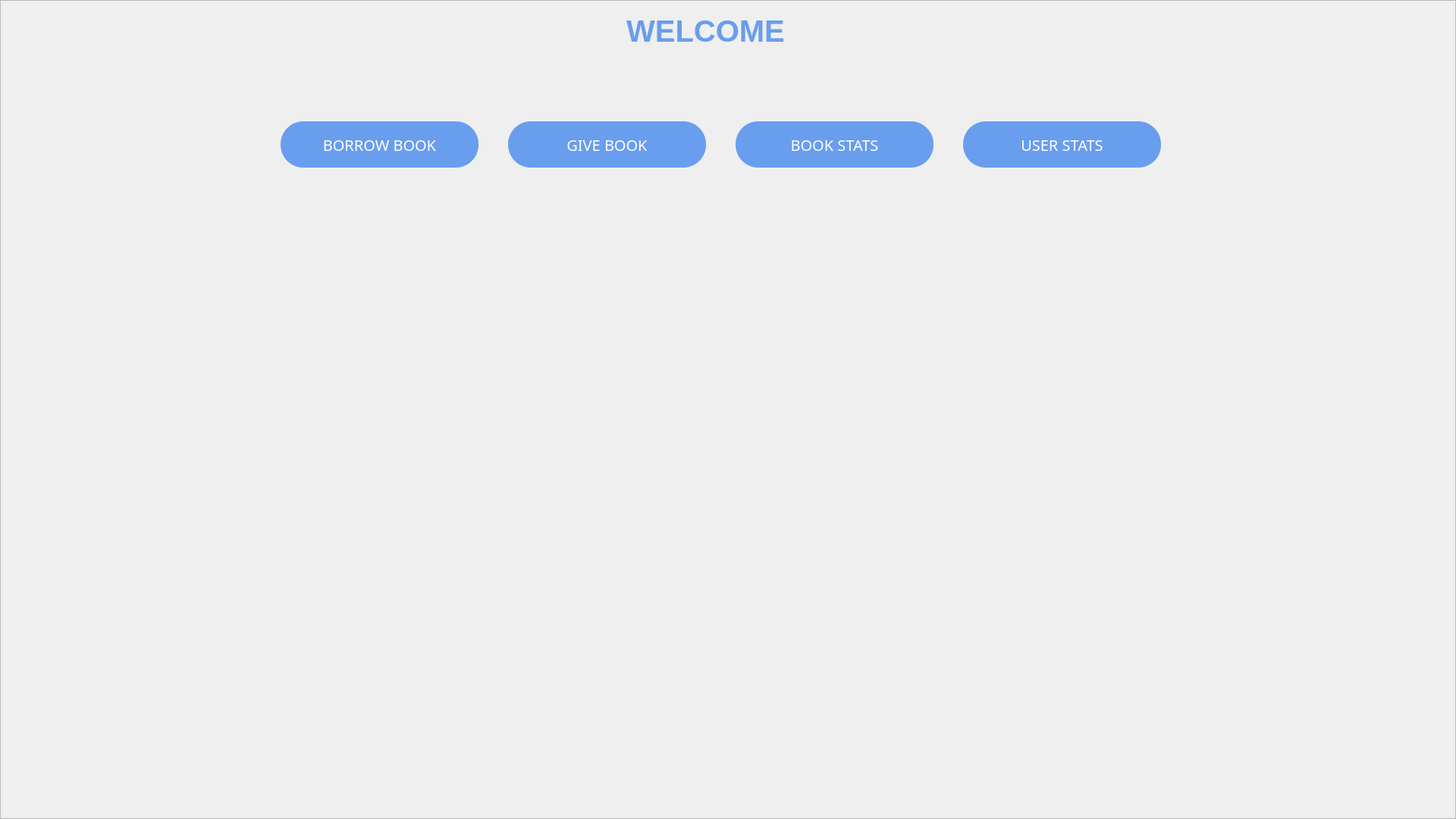
<?xml version="1.0" encoding="UTF-8"?>
<ui version="4.0">
 <class>Home</class>
 <widget class="QMainWindow" name="Home">
  <property name="geometry">
   <rect>
    <x>0</x>
    <y>0</y>
    <width>1920</width>
    <height>1080</height>
   </rect>
  </property>
  <property name="maximumSize">
   <size>
    <width>1920</width>
    <height>1080</height>
   </size>
  </property>
  <property name="windowTitle">
   <string/>
  </property>
  <widget class="QWidget" name="centralwidget">
   <property name="maximumSize">
    <size>
     <width>1920</width>
     <height>1080</height>
    </size>
   </property>
   <widget class="QFrame" name="frame">
    <property name="geometry">
     <rect>
      <x>0</x>
      <y>0</y>
      <width>1920</width>
      <height>1080</height>
     </rect>
    </property>
    <property name="maximumSize">
     <size>
      <width>1920</width>
      <height>1080</height>
     </size>
    </property>
    <property name="styleSheet">
     <string notr="true">background-image: url(:/bg_images/bg_main.png);
background-repeat: no-repeat; 
background-position: center;</string>
    </property>
    <property name="frameShape">
     <enum>QFrame::StyledPanel</enum>
    </property>
    <property name="frameShadow">
     <enum>QFrame::Raised</enum>
    </property>
    <widget class="QLabel" name="welcome_label">
     <property name="geometry">
      <rect>
       <x>560</x>
       <y>10</y>
       <width>741</width>
       <height>61</height>
      </rect>
     </property>
     <property name="font">
      <font>
       <family>MS Shell Dlg 2</family>
       <pointsize>30</pointsize>
       <weight>75</weight>
       <italic>false</italic>
       <bold>true</bold>
      </font>
     </property>
     <property name="styleSheet">
      <string notr="true">QLabel{
color: rgb(105, 157, 238);
background: rgba( 4, 7, 15, 0 );
}
</string>
     </property>
     <property name="text">
      <string>WELCOME</string>
     </property>
     <property name="alignment">
      <set>Qt::AlignCenter</set>
     </property>
     <property name="wordWrap">
      <bool>true</bool>
     </property>
    </widget>
    <widget class="QPushButton" name="borrow_book_button">
     <property name="geometry">
      <rect>
       <x>370</x>
       <y>160</y>
       <width>261</width>
       <height>61</height>
      </rect>
     </property>
     <property name="font">
      <font>
       <family>Segoe UI Semibold</family>
       <pointsize>15</pointsize>
       <weight>7</weight>
       <italic>false</italic>
       <bold>false</bold>
      </font>
     </property>
     <property name="styleSheet">
      <string notr="true">QPushButton{
 	border-radius:30px;
	color: rgb(255, 255, 255);
	font: 63 15pt &quot;Segoe UI Semibold&quot;;
	background: rgb(105, 157, 238);

}

QPushButton::hover:!pressed
{
background: rgb(105, 157, 238);
border : 2px solid black;
}</string>
     </property>
     <property name="text">
      <string>BORROW BOOK</string>
     </property>
    </widget>
    <widget class="QPushButton" name="book_stats_button">
     <property name="geometry">
      <rect>
       <x>970</x>
       <y>160</y>
       <width>261</width>
       <height>61</height>
      </rect>
     </property>
     <property name="font">
      <font>
       <family>Segoe UI Semibold</family>
       <pointsize>15</pointsize>
       <weight>7</weight>
       <italic>false</italic>
       <bold>false</bold>
      </font>
     </property>
     <property name="styleSheet">
      <string notr="true">QPushButton{
 	border-radius:30px;
	color: rgb(255, 255, 255);
	font: 63 15pt &quot;Segoe UI Semibold&quot;;
	background: rgb(105, 157, 238);

}

QPushButton::hover:!pressed
{
background: rgb(105, 157, 238);
border : 2px solid black;
}</string>
     </property>
     <property name="text">
      <string>BOOK STATS</string>
     </property>
    </widget>
    <widget class="QPushButton" name="give_book_button">
     <property name="geometry">
      <rect>
       <x>670</x>
       <y>160</y>
       <width>261</width>
       <height>61</height>
      </rect>
     </property>
     <property name="font">
      <font>
       <family>Segoe UI Semibold</family>
       <pointsize>15</pointsize>
       <weight>7</weight>
       <italic>false</italic>
       <bold>false</bold>
      </font>
     </property>
     <property name="styleSheet">
      <string notr="true">QPushButton{
 	border-radius:30px;
	color: rgb(255, 255, 255);
	font: 63 15pt &quot;Segoe UI Semibold&quot;;
	background: rgb(105, 157, 238);

}

QPushButton::hover:!pressed
{
background: rgb(105, 157, 238);
border : 2px solid black;
}</string>
     </property>
     <property name="text">
      <string>GIVE BOOK</string>
     </property>
    </widget>
    <widget class="QPushButton" name="user_stats_button">
     <property name="geometry">
      <rect>
       <x>1270</x>
       <y>160</y>
       <width>261</width>
       <height>61</height>
      </rect>
     </property>
     <property name="font">
      <font>
       <family>Segoe UI Semibold</family>
       <pointsize>15</pointsize>
       <weight>7</weight>
       <italic>false</italic>
       <bold>false</bold>
      </font>
     </property>
     <property name="styleSheet">
      <string notr="true">QPushButton{
 	border-radius:30px;
	color: rgb(255, 255, 255);
	font: 63 15pt &quot;Segoe UI Semibold&quot;;
	background: rgb(105, 157, 238);

}

QPushButton::hover:!pressed
{
background: rgb(105, 157, 238);
border : 2px solid black;
}</string>
     </property>
     <property name="text">
      <string>USER STATS</string>
     </property>
    </widget>
   </widget>
  </widget>
 </widget>
 <resources>
  <include location="../qrc_files/images.qrc"/>
 </resources>
 <connections/>
</ui>
